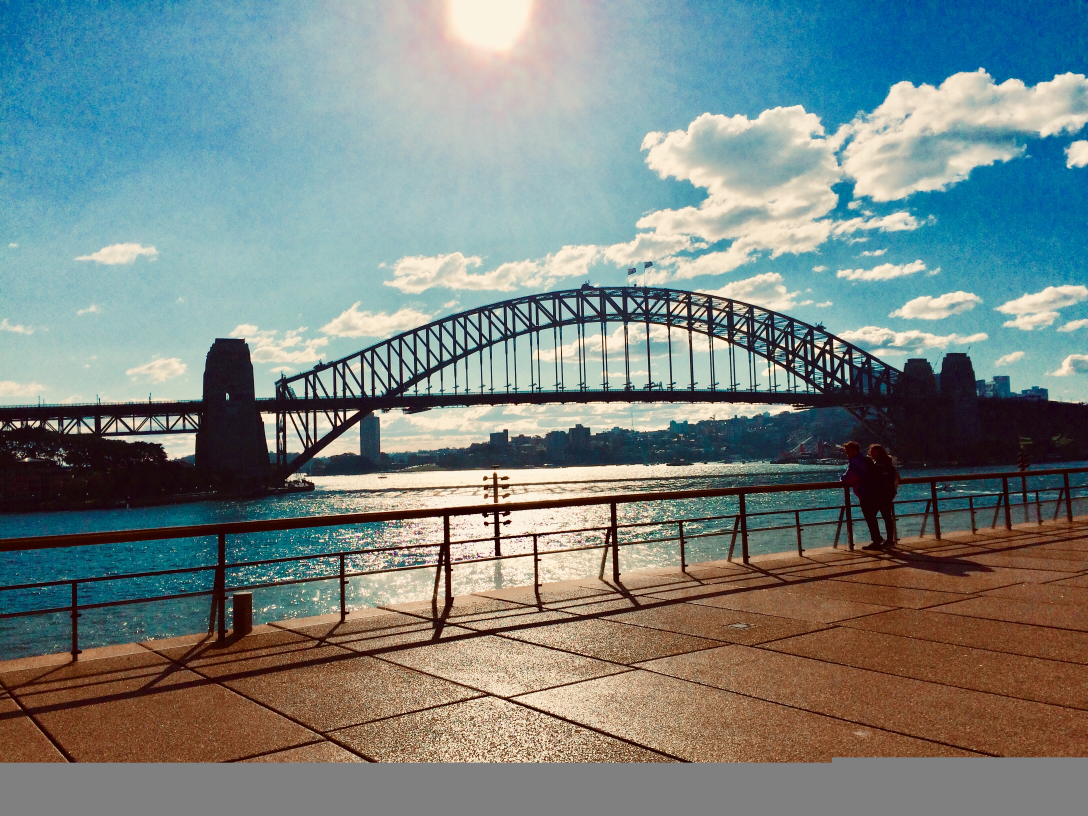
#> input picture 86BFF403-E21A-4D91-9CF5-67AF7F5A3D91_1_201_a.jpeg, 3264 x 2448 px (shown at 1/3 size)
$ python index.py
#> lines starting #> are read from the running program, lines starting #| are printed output that depends on the picture; after the words box and inside, x2 and y2 are one past the last pixel; in counts of white or black regions, pixels touching at a corner belong together
import cv2
from google.colab.patches import cv2_imshow
import numpy as np
import matplotlib.pyplot as plt
from sklearn.cluster import KMeans
import imutils

clusters = 5 # try changing it

img = cv2.imread('86BFF403-E21A-4D91-9CF5-67AF7F5A3D91_1_201_a.jpeg')
#> img is the input picture: shape (2448, 3264, 3); mean B, G, R 129.9, 132.4, 120.8
org_img = img.copy()
print('Org image shape --> ',img.shape)
#| Org image shape -->  (2448, 3264, 3)


img = imutils.resize(img,height=200)
#> img: shape (200, 266, 3)

print('After resizing shape --> ',img.shape)
#| After resizing shape -->  (200, 266, 3)


flat_img = np.reshape(img,(-1,3))
print('After Flattening shape --> ',flat_img.shape)
#| After Flattening shape -->  (53200, 3)


kmeans = KMeans(n_clusters=clusters,random_state=0)
kmeans.fit(flat_img)


dominant_colors = np.array(kmeans.cluster_centers_,dtype='uint')


percentages = (np.unique(kmeans.labels_,return_counts=True)[1])/flat_img.shape[0]
#> percentages = [0.148, 0.318, 0.237, 0.177, 0.12]
p_and_c = zip(percentages,dominant_colors)
p_and_c = sorted(p_and_c,reverse=True)


block = np.ones((50,50,3),dtype='uint')
plt.figure(figsize=(12,8))
for i in range(clusters):
    plt.subplot(1,clusters,i+1)
    block[:] = p_and_c[i][1][::-1]
    plt.imshow(block)
    plt.xticks([])
    plt.yticks([])
    plt.xlabel(str(round(p_and_c[i][0]*100,2))+'%')
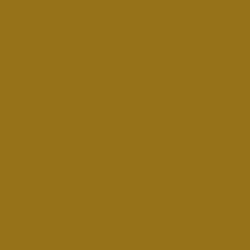
#> block: shape (50, 50, 3) uint64 (shown 5 times larger); mean of channels 0, 1, 2 25, 114, 150; drawn as B, G, R


bar = np.ones((50,500,3),dtype='uint')
plt.figure(figsize=(12,8))
plt.title('Proportions of colors in the image')
start = 0
i = 1
for p,c in p_and_c:
    end = start+int(p*bar.shape[1])
    if i==clusters:
        bar[:,start:] = c[::-1]
    else:
        bar[:,start:end] = c[::-1]
    start = end
    i+=1
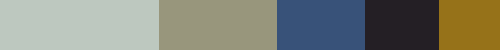
#> bar: shape (50, 500, 3) uint64; mean of channels 0, 1, 2 119.8, 131.9, 129.5; drawn as B, G, R
#> after the loop, i = 6

plt.imshow(bar)
plt.xticks([])
plt.yticks([])


rows = 1000
cols = int((org_img.shape[0]/org_img.shape[1])*rows)
#> cols = 750
img = cv2.resize(org_img,dsize=(rows,cols),interpolation=cv2.INTER_LINEAR)
#> img: shape (750, 1000, 3)

copy = img.copy()
cv2.rectangle(copy,(rows//2-250,cols//2-90),(rows//2+250,cols//2+110),(255,255,255),-1)
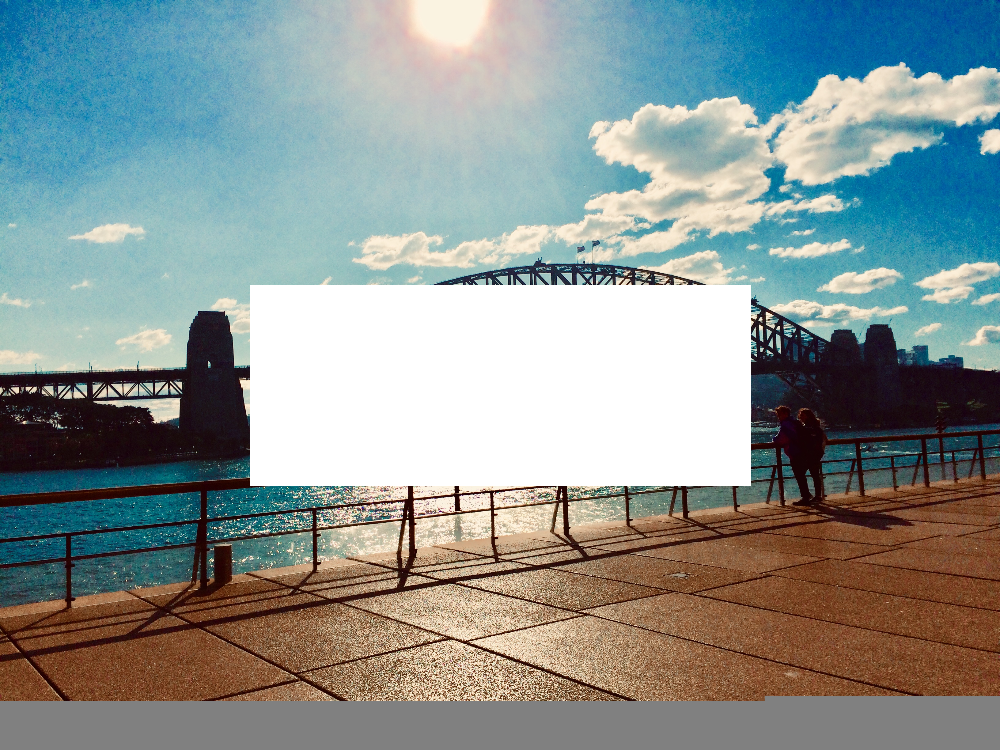
#> copy: shape (750, 1000, 3); mean B, G, R 146.9, 148.6, 137.8

final = cv2.addWeighted(img,0.1,copy,0.9,0)
cv2.putText(final,'Most Dominant Colors in the Image',(rows//2-230,cols//2-40),cv2.FONT_HERSHEY_DUPLEX,0.8,(0,0,0),1,cv2.LINE_AA)
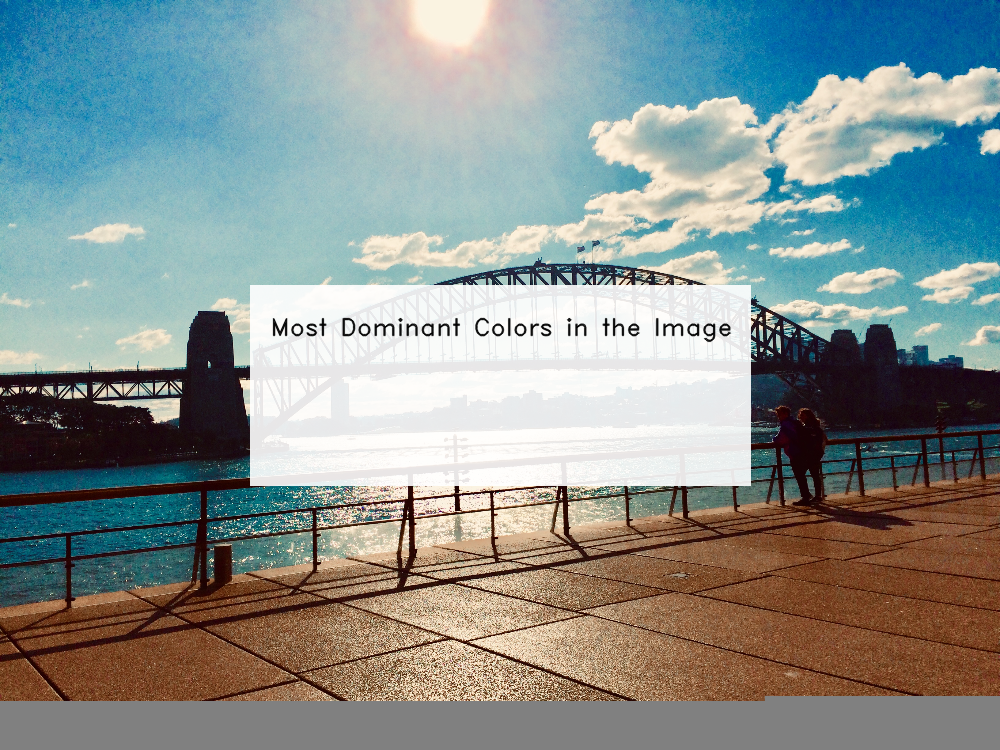
#> final: shape (750, 1000, 3); mean B, G, R 144.6, 146.4, 135.5


start = rows//2-220
for i in range(5):
    end = start+70
    final[cols//2:cols//2+70,start:end] = p_and_c[i][1]
    cv2.putText(final,str(i+1),(start+25,cols//2+45),cv2.FONT_HERSHEY_DUPLEX,1,(255,255,255),1,cv2.LINE_AA)
    start = end+20
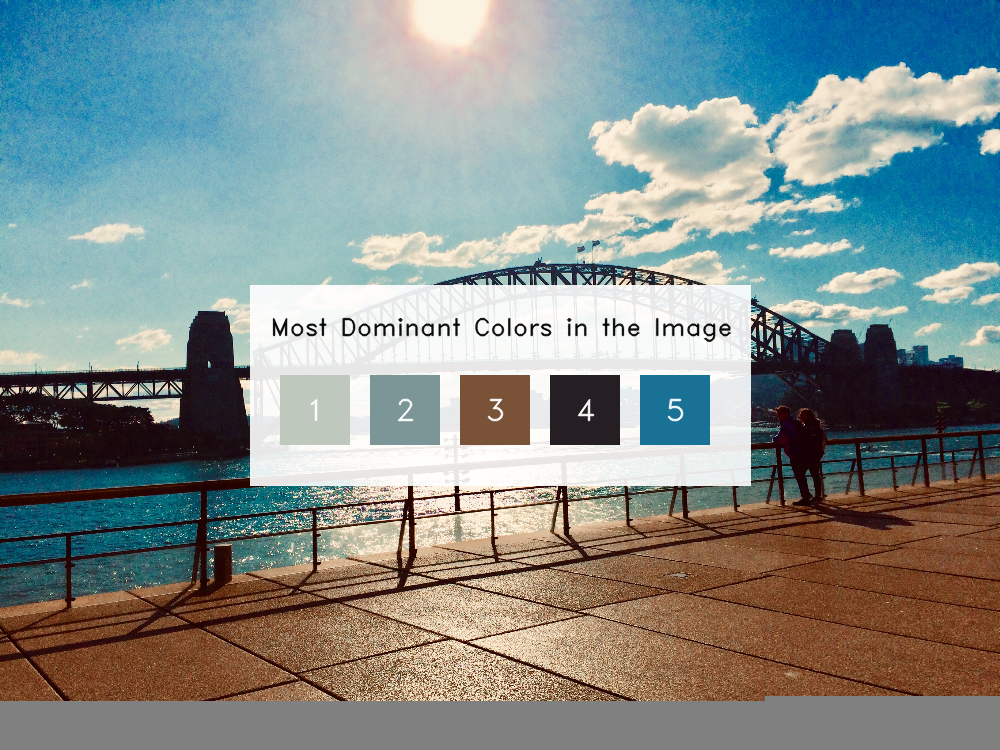
#> final: shape (750, 1000, 3); 3.27% of pixels changed, all inside (x1, y1, x2, y2) = (280, 375, 710, 445)

plt.show()
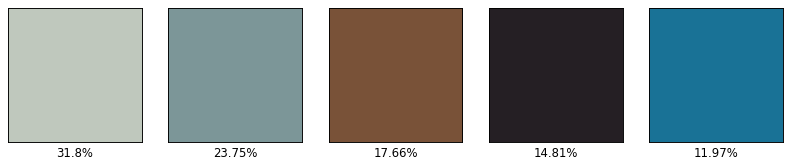
#> figure drawn by matplotlib, 5 panels
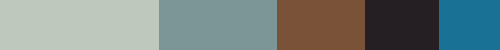
#> shown: shape (50, 500, 3); mean R, G, B 119.8, 131.9, 129.5

cv2_imshow(final)
cv2.waitKey(0)
cv2.destroyAllWindows()
cv2.imwrite('output.png',final)
